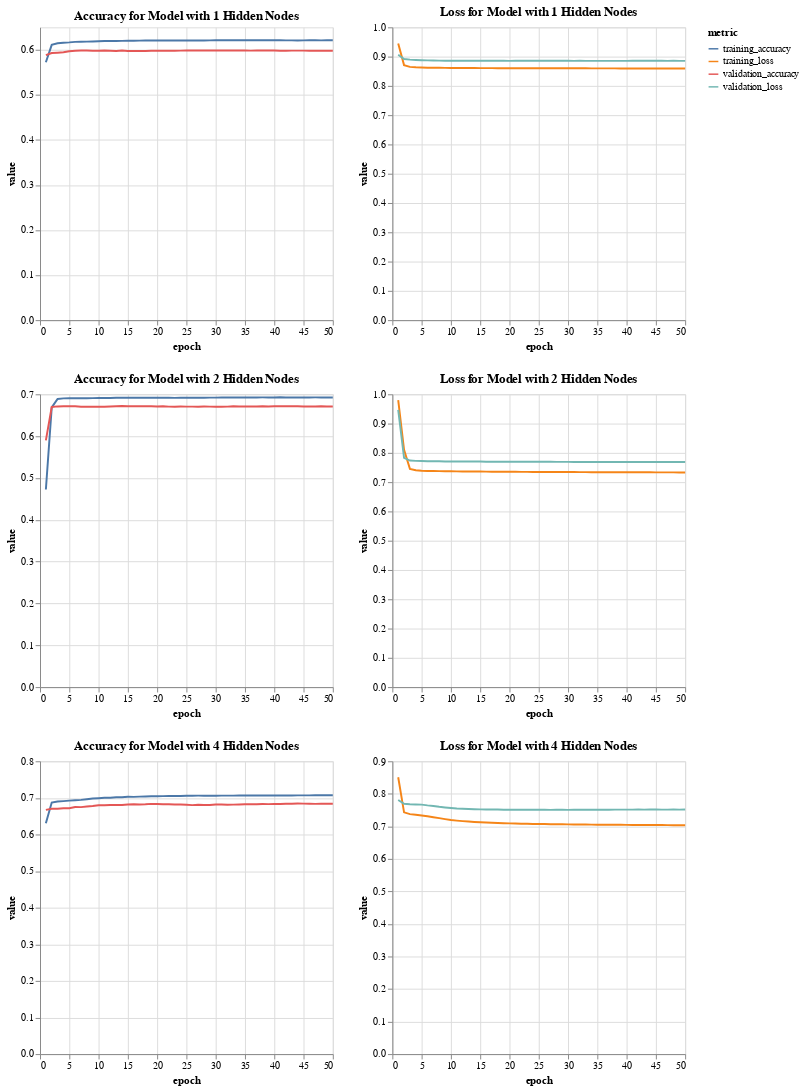

The cell this chart's notebook holds for it:
### Markdown cell above
8. **Neural Network:**

    In our exploration and tuning of neural networks, we focus on the following hyperparameters:

    - **Single hidden layer, varying the number of nodes**. 

        - Start with a single node in the hidden layer. Use a graph to depict the progression of loss and accuracy for both the training and validation sets, with the horizontal axis representing the number of training epochs and the vertical axis showing loss and accuracy. Training this network should be relatively fast, so let's conduct training for 50 epochs. Observing the graph, what do you conclude? Is the network underfitting or overfitting? Why?

        - Repeat the above process using 2 and 4 nodes in the hidden layer. Use the same type of graph to document your observations regarding loss and accuracy.

        - Start with 8 nodes in the hidden layer and progressively double the number of nodes until it surpasses the number of nodes in the input layer. This results in seven experiments and corresponding graphs for the following configurations: 8, 16, 32, 64, 128, 256, and 512 nodes. Document your observations throughout the process.
        
        - Ensure that the **number of training epochs** is adequate for **observing an increase in validation loss**. **Tip**: During model development, start with a small number of epochs, such as 5 or 10. Once the model appears to perform well, test with larger values, like 40 or 80 epochs, which proved reasonable in our tests. Based on your observations, consider conducting further experiments, if needed. How many epochs were ultimately necessary?

### Code cell
import tensorflow as tf
import pandas as pd
import altair as alt
from tensorflow.keras.models import Sequential
from tensorflow.keras.layers import InputLayer, Dense

# Set random seed for reproducibility
tf.random.set_seed(42)

# Define the models and number of hidden nodes
models_config = [
    {'model_name': 'one_node', 'hidden_nodes': 1},
    {'model_name': 'two_nodes', 'hidden_nodes': 2},
    {'model_name': 'four_nodes', 'hidden_nodes': 4}
]

def create_and_train_model(hidden_nodes):
    """Create, compile, and train a model based on the number of hidden nodes."""
    model = Sequential([
        InputLayer(input_shape=(462,)),
        Dense(hidden_nodes, activation='relu'),  # Hidden layer with variable nodes
        Dense(3, activation='softmax')  # Output layer with 3 nodes
    ])
    
    model.compile(optimizer='adam',
                  loss='sparse_categorical_crossentropy',
                  metrics=['accuracy'])
    
    history = model.fit(
        X_train, y_train,
        epochs=50,
        batch_size=32,
        validation_data=(X_valid, y_valid),
        verbose=0  # Set to 0 to reduce verbose output during training
    )
    
    return history

def prepare(history, hidden_nodes):
    """Prepare the training and validation data for Altair plotting."""
    # Convert history to DataFrame
    df = pd.DataFrame({
        'epoch': range(1, 51),
        'training_accuracy': history.history['accuracy'],
        'validation_accuracy': history.history['val_accuracy'],
        'training_loss': history.history['loss'],
        'validation_loss': history.history['val_loss'],
        'hidden_nodes': [hidden_nodes] * 50
    })
    
    # Melt the dataframe for better use in Altair
    df = df.melt(id_vars=['epoch', 'hidden_nodes'], 
                 value_vars=['training_accuracy', 'validation_accuracy', 'training_loss', 'validation_loss'],
                 var_name='metric', value_name='value')
    
    return df

def plot_training_results(df):
    """Plot the training and validation accuracy and loss using Altair."""
    # Accuracy plot
    accuracy_chart = alt.Chart(df[df['metric'].str.contains('accuracy')]).mark_line().encode(
        x='epoch',
        y='value',
        color='metric',
        column='hidden_nodes',
        tooltip=['epoch', 'value', 'metric']
    ).properties(title="Accuracy for Different Models (Hidden Nodes)")

    # Loss plot
    loss_chart = alt.Chart(df[df['metric'].str.contains('loss')]).mark_line().encode(
        x='epoch',
        y='value',
        color='metric',
        column='hidden_nodes',
        tooltip=['epoch', 'value', 'metric']
    ).properties(title="Loss for Different Models (Hidden Nodes)")
    
    return accuracy_chart, loss_chart

# Loop over model configurations (1, 2, and 4 hidden nodes)
df_all_models = pd.DataFrame()
for config in models_config:
    history = create_and_train_model(config['hidden_nodes'])
    df_model = prepare(history, config['hidden_nodes'])
    df_all_models = pd.concat([df_all_models, df_model], ignore_index=True)

# Plot the results
accuracy_chart, loss_chart = plot_training_results(df_all_models)


# Combine accuracy and loss charts for each model configuration
combined_charts = alt.vconcat()

for hidden_nodes in df_all_models['hidden_nodes'].unique():
    accuracy_chart = alt.Chart(df_all_models[(df_all_models['hidden_nodes'] == hidden_nodes) & (df_all_models['metric'].str.contains('accuracy'))]).mark_line().encode(
        x='epoch',
        y='value',
        color='metric',
        tooltip=['epoch', 'value', 'metric']
    ).properties(title=f"Accuracy for Model with {hidden_nodes} Hidden Nodes")

    loss_chart = alt.Chart(df_all_models[(df_all_models['hidden_nodes'] == hidden_nodes) & (df_all_models['metric'].str.contains('loss'))]).mark_line().encode(
        x='epoch',
        y='value',
        color='metric',
        tooltip=['epoch', 'value', 'metric']
    ).properties(title=f"Loss for Model with {hidden_nodes} Hidden Nodes")

    combined_charts &= (accuracy_chart | loss_chart)

# Display the combined charts
combined_charts.display()
